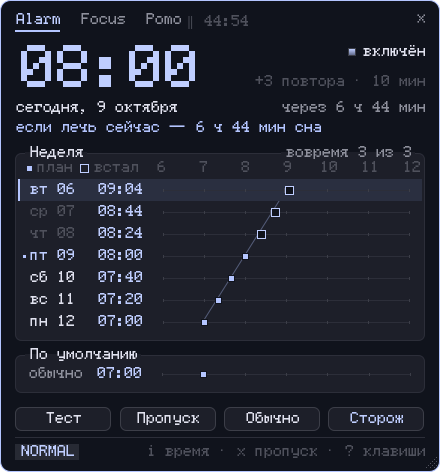
#> input picture assets/alarm-beta.png, 440 x 472 px
$ python pxocr.py ../../../assets/alarm-beta.png
#> lines starting #> are read from the running program, lines starting #| are printed output that depends on the picture; after the words box and inside, x2 and y2 are one past the last pixel; in counts of white or black regions, pixels touching at a corner belong together
### .config/hypr/scripts/pxocr_frac.py
#!/usr/bin/env python3
"""Запасное чтение PxPlus: дробная сетка, сглаживание, курсив, разные сетки в строке.

    pxocr_frac.py снимок.png       -> текст в stdout, оценка в stderr; код 1 — не уверен

Зачем (30.10.2026, просьба: «мне нужно копировать не только в терминале… в браузере
или в других окнах — там тоже нужны точные совпадения»). pxocr.py считает, что края
точек шрифта прижаты к пикселям (хинтинг). Браузер и kitty рисуют PxPlus без хинтинга:
при 13 px точка шрифта — 1.625 px, края размыты сглаживанием, курсив — наклон 1/4.
На таком снимке pxocr отказывался, и в буфер шёл tesseract.

Как. Закраска — расстояние цвета от фона, делённое на местный максимум (цветные
куски строки читаются одинаково). Точка шрифта = средняя закраска её прямоугольника
с дробными краями (интегральное изображение с интерполяцией). Сетка (масштаб, шаг
клетки, наклон, сдвиг) подбирается так, чтобы закраска точек была ближе к 0 или 1, а
первый столбец каждой клетки пуст. Курсив выпрямляется сдвигом рядов (0.25 — Skia,
0.2126 — FreeType). Строка режется на куски по просветам шире 1.6 клетки: у колонок
таблицы и подписи с числом справа своя сетка. Клетки сверяются с растрами pxocr
(Хэмминг); значок у края куска отбрасывается, но если так потеряно больше
LOST_MAX закраски — отказ.

Замер 30.10.2026 (Helium, 12–24 px × обычный/цветной/курсив/подчёркнутый): 99.4 %
символов, 0.6–2.5 с; Noto Sans/Serif, Inter, JetBrains Mono, Cozette — отказ.
"""
import os
import sys
import time

import numpy as np
from PIL import Image

sys.path.insert(0, os.path.dirname(os.path.abspath(__file__)))
import pxocr as P  # noqa: E402

CW, CH = P.CW, P.CH
SKEWS = (0.0, 0.25, 0.2126)
MAX_ERR = 0.8          # средняя ошибка (бит на клетку), чтобы поверить
TIME_BUDGET = 3.5      # секунд; дольше — отказ
FOREIGN = 0.8          # не прочитано больше — чужой шрифт (Noto, Inter, Cozette: 96–99 %)
HINTED_ERR = 0.5      # такая ошибка — знак pxocr.py сперва попробовать целую сетку
FOREIGN_ERR = 99.0     # такая ошибка — знак pxocr.py не тратить время на целую сетку
EDGE_BAD = 4          # клетка с таким расхождением с любой буквой — не буква


def fg_distance(img):
    a = np.asarray(img.convert("RGB"), dtype=np.float64)
    q = (a // 8).astype(np.int64)
    key = (q[..., 0] << 10) | (q[..., 1] << 5) | q[..., 2]
    vals, cnt = np.unique(key, return_counts=True)
    bg = a[key == vals[cnt.argmax()]].mean(axis=0)
    return np.sqrt(((a - bg) ** 2).sum(axis=2))


def bands_of(ink):
    """Полосы строк. Строки, где закрашено всего пару точек (рамка окна, вертикальная
    черта), полосы не склеивают: ядро — ряды гуще порога, края добираются до пустоты."""
    cnt = ink.sum(axis=1)
    thr = max(2, 0.04 * cnt.max())
    cores, start = [], None
    for y, v in enumerate(cnt > thr):
        if v and start is None:
            start = y
        elif not v and start is not None:
            cores.append([start, y])
            start = None
    if start is not None:
        cores.append([start, len(cnt)])
    # верх строки с редкими точками (выносные у «З», «h») мог отколоться в тонкое
    # ядро — прирастить его к соседу, если между ними нет пустого ряда
    if cores:
        hmax = max(b - a for a, b in cores)
        n = 0
        while n < len(cores):
            a, b = cores[n]
            if b - a < 0.45 * hmax:
                if n + 1 < len(cores) and cnt[b:cores[n + 1][0]].all():
                    cores[n + 1][0] = a
                    del cores[n]
                    continue
                if n and cnt[cores[n - 1][1]:a].all():
                    cores[n - 1][1] = b
                    del cores[n]
                    continue
            n += 1
    # края добираются до пустого ряда, но не дальше середины просвета и не больше
    # половины высоты: рамка окна или фон под полупрозрачной плашкой дают «чернила»
    # в каждом ряду и иначе тянули полосу до соседней строки
    floor = cnt.min()                      # столько дают вертикальные рамки в любом ряду
    orig = [tuple(c) for c in cores]
    for n, (a, b) in enumerate(orig):
        lo = (orig[n - 1][1] + a) // 2 if n else 0
        hi = (b + orig[n + 1][0] + 1) // 2 if n + 1 < len(orig) else len(cnt)
        reach = max(2, int(0.5 * (b - a)))
        lo, hi = max(lo, a - reach), min(hi, b + reach)
        while a > lo and cnt[a - 1] > floor:
            a -= 1
        while b < hi and cnt[b] > floor:
            b += 1
        cores[n] = [a, b]
    return [tuple(c) for c in cores]


def run_max(v, r):
    pad = np.concatenate((np.zeros(r), v, np.zeros(r)))
    return np.lib.stride_tricks.sliding_window_view(pad, 2 * r + 1).max(axis=1)


def band_level(sub, r=10):
    """Закраска 0..1: расстояние от фона, делённое на местный максимум."""
    colmax = run_max(sub.max(axis=0), r)
    lv = np.clip(sub / np.maximum(colmax, 1.0)[None, :], 0.0, 1.0)
    lv[:, colmax < 25] = 0.0
    return lv


# [84 lines left out: functions unshear, integral, lerp_idx, coverage, align, read_cells, not called in this run]


def prepare(path):
    img = Image.open(path)
    d = fg_distance(img)
    thr = max(25.0, 0.15 * np.percentile(d, 99.5))
    bands = bands_of(d > thr)
    if not bands:
        return []
    hmax = max(b - a for a, b in bands)
    out = []
    for yt, yb in bands:
        if yb - yt < 0.45 * hmax:              # подчёркивания, рамки, полоски
            continue
        pad = yb - yt
        lv = band_level(d[yt:yb])
        lv = np.pad(lv, ((pad, pad), (0, 0)))
        out.append((yt, yb, lv, pad))
    return out


# [9 lines left out: function scale_cands, not called in this run]


PITCH_EXTRA = (1, 2, 3, 4)      # межбуквенный интервал, пикселей


# [68 lines left out: functions geometry, segments, read_segment, not called in this run]


SEG_MAX_ERR = 1.5        # кусок с большей ошибкой — не текст этим шрифтом (значок, картинка)
LOST_MAX = 0.15          # столько закраски можно потерять на таких кусках, не больше


# [31 lines left out: functions read_band, join_parts, not called in this run]


def read(path, debug=False):
    t0 = time.time()
    bands = prepare(path)
    if not bands:
        return None, "пусто", 9.0
    tmpl = P.templates()[:3]
    # сетка — по самой «чернильной» полосе; строка, которая с ней не читается
    # (заголовок крупнее, подпись мельче), ищет свою
    common = geometry(max(bands, key=lambda b: b[2].sum()), debug)
    rows, esum, n, lost, scales = [], 0.0, 0, 0.0, set()
    for band in bands:
        if time.time() - t0 > TIME_BUDGET:
            return None, "долго (%.2f с)" % (time.time() - t0), 9.0
        got = None
        for tries in (common, None):
            if tries is None:
                if got and got[0] <= 1.0:
                    break
                tries = geometry(band, debug)
            for _, s, pitch in tries:
                r = read_band(band, s, pitch, tmpl)
                if got is None or r[0] < got[0]:
                    got = r + (s, pitch)
                if got[0] <= 0.3:
                    break
            if got[0] <= 0.3:
                break
        sc, parts, es, nn, ls, s, pitch = got
        if debug:
            print("  полоса %d-%d x%.3f шаг %.3g кусков %d оценка %.2f"
                  % (band[0], band[1], s, pitch, len(parts), sc), file=sys.stderr)
        lost += ls
        if parts:
            rows.append((parts, pitch))
            scales.add(s)
            esum += es
            n += nn
    total = sum(b[2].sum() for b in bands)
    share = lost / max(total, 1e-9)
    if not n:
        return None, "разбора нет (%.2f с)" % (time.time() - t0), FOREIGN_ERR
    err = esum / n
    x_base = min(p[0][0] for p, _ in rows)
    lines = [P.resolve(join_parts(p, pitch, x_base)).rstrip() for p, pitch in rows]
    kept = [l for l in lines if l.strip()]
    indent = min((len(l) - len(l.lstrip(" ")) for l in kept), default=0)
    text = "\n".join(l[indent:] for l in kept)
    note = "дробная сетка, ошибка %.2f, не прочитано %.0f%%, %.2f с" % (
        err, share * 100, time.time() - t0)
    if share > FOREIGN:
        return None, note, FOREIGN_ERR
    if err > MAX_ERR or share > LOST_MAX or not text:
        return None, note, err
    # Масштаб, кратный половине пикселя (12 px = 1.5, 16 px = 2), — у GTK это хинтинг:
    # края точек прижаты к пикселям, и целая сетка pxocr там точнее (запятые
    # в 1–2 пикселя дробная теряет). Пусть pxocr.py попробует первым.
    if all((2 * s).is_integer() for s in scales):
        err = max(err, HINTED_ERR)
    return text, note, err


# [6 lines that do not run on import are left out]

### .config/hypr/scripts/pxocr.py
#!/usr/bin/env python3
"""Чтение экранного текста точным совпадением с растрами шрифта PxPlus.

    pxocr.py снимок.png            -> текст в stdout, оценка в stderr; код 1 — не уверен

Зачем. Системный шрифт рабочего стола — PxPlus HP 100LX 6x8, растровый: буква
занимает сетку 6x8 точек. GTK/Qt/kitty рисуют его без сглаживания на целой
сетке (проверено 23.09.2026: подпись GTK в 12 pt — 2 уровня серого, клетка
12x16 px), браузер — на дробной (14 px = 1.75 точки на точку шрифта, 28 px =
3.5) и со сглаженными краями. Обычные распознаватели на таком шрифте гадают
(tesseract 87 %, RapidOCR 80 %: у «y» и «u» нет различающих пикселей для
модели, обученной на печатных шрифтах). А угадывать незачем: достаточно
сравнить каждую клетку с растрами самого шрифта — они извлекаются из того же
TTF (Pillow при 8 px даёт их точь-в-точь).

Как. Снимок бинаризуется (порог Оцу, текст — меньшинство; серая степень
закраски между фоном и текстом сохраняется), строки ищутся по горизонтальной
проекции. Масштаб s (пикселей на точку шрифта) и сдвиг сетки по x находит
разведка по профилю чернил столбцов опорной строки: первый столбец каждой
клетки в этом шрифте пуст, и при верных s и dx на эти столбцы приходится
почти ноль чернил. Вертикаль — отдельно: хинтинг прижимает к пикселям высоту
заглавных (7 строк) и строчных (5) независимо, поэтому перебираются пять
«зон». Точка шрифта горит при закраске ≥ 50 % её площади (интегральное
изображение), верхний ряд тянется на полстроки вверх за точками «i» и
крышечками «й». Клетки 6x8 сравниваются с шаблонами расстоянием Хэмминга
(48 бит, np.bitwise_count); ряды-обрывки в оценку не входят. Верим, если
средняя ошибка ≤ MAX_BITS и сошедшиеся клетки объясняют ≥ MIN_SHARE чернил;
иначе код 1, и ocr_copy.sh идёт к tesseract. Замер 23.09.2026: GTK 99.4 %,
Zen 12–28 px — 92–100 %, 11 px и чужие шрифты — отказ.

Одинаковые растры («a» латинская и «а» русская, «c»/«с», «p»/«р»…)
различаются по слову: какой письменности в слове больше однозначных букв,
та и берётся для двусмысленных; слово без однозначных — латиница. «—» и «-»
в этом шрифте один растр — читается дефис.
"""
import os
import sys
import time
import unicodedata

import numpy as np
from PIL import Image, ImageDraw, ImageFont

FONT = os.path.expanduser("~/.local/share/fonts/PxPlus_HP_100LX_6x8.ttf")
CW, CH = 6, 8                    # клетка шрифта в точках
MAX_BITS = 1.05                  # средняя ошибка на непустую клетку, чтобы поверить:
                                 # свой шрифт даёт 0.00–0.35 (GTK, Zen 12–28 px), при 15 px с
                                 # хинтингом — 1.02 при 92 % верного текста; чужой сглаженный
                                 # растр (ImageMagick) — 1.12 при 72 % — уже за порогом
SURE_BITS = 0.3                  # с такой ошибкой масштаб точно верный — дальше не ищем
MIN_CELLS = 2                    # меньше непустых клеток — не о чем говорить
MIN_SHARE = 0.6                  # доля чернил в сошедшихся клетках, чтобы поверить (свой шрифт 80–100 %)
TIME_BUDGET = 2.5                # секунд на весь перебор; дольше — отказ
FRAC_SURE = 0.1                  # ошибка дробной сетки, с которой ей верим без целой (свой шрифт 0.00–0.05)
STEP = 1 / 8                     # шаг масштаба: размеры в px кратны 1/8 точки
CYR = set("абвгдеёжзийклмнопрстуфхцчшщъыьэюяАБВГДЕЁЖЗИЙКЛМНОПРСТУФХЦЧШЩЪЫЬЭЮЯ")
LAT = set("abcdefghijklmnopqrstuvwxyzABCDEFGHIJKLMNOPQRSTUVWXYZ")
COMMON = LAT | CYR | set(" 0123456789.,:;!?-+=/\\()[]{}<>'\"@#$%^&*_~`|№«»…–—°€₽₸")
WEIGHTS = (np.uint64(1) << np.arange(CH * CW, dtype=np.uint64))


def pack(bits):
    """N x 48 bool → N uint64: сравнение клеток идёт одним XOR и подсчётом битов."""
    return (bits.astype(np.uint64) * WEIGHTS).sum(axis=1, dtype=np.uint64)


def templates():
    """(массив T uint64, список вариантов символа для каждого шаблона)."""
    font = ImageFont.truetype(FONT, CH)
    from fontTools.ttLib import TTFont
    cmap = TTFont(FONT).getBestCmap()
    groups = {}
    for cp in sorted(cmap):
        if cp < 32 or (unicodedata.category(chr(cp))[0] in "CZ" and cp != 32):
            continue
        ch = chr(cp)
        img = Image.new("1", (CW, CH), 0)
        ImageDraw.Draw(img).text((0, 0), ch, font=font, fill=1)
        bits = np.array(img, dtype=bool).reshape(-1)
        if not bits.any() and cp != 32:
            continue
        groups.setdefault(bits.tobytes(), []).append(ch)
    keys = list(groups)
    arr = np.array([np.frombuffer(k, dtype=bool) for k in keys])
    chars = [groups[k] for k in keys]
    # Редкие символы (ı без точки, надстрочные, значки) стоят на бит дороже:
    # иначе «i» с потерянной точкой читалась как «ı» — точное совпадение, но
    # не то, что на экране (Zen 22 px, 23.09.2026).
    penalty = np.array([0 if any(c in COMMON for c in cs) else 1 for cs in chars], dtype=np.uint8)
    # Краевые шаблоны: чернила только в двух верхних или двух нижних строках
    # клетки (¯ ˙ ¨ ˘ сверху, _ ¸ снизу). Ряд из них — не текст, а верхушки
    # или хвосты соседней строки, попавшие в свой ряд клеток («‾‾‾» над
    # словами в Zen, 23.09.2026).
    rows_ink = arr.reshape(-1, CH, CW).any(axis=2)
    marginal = np.array([bool(r.any()) and (not r[2:].any() or not r[:6].any()) for r in rows_ink])
    return pack(arr), chars, penalty, marginal


# [488 lines left out: functions binarize, bands, integral, edges, cells_of, match and 10 more, not called in this run]
#> in prepare, img is the input picture: PIL image 440x472 RGBA; mean R, G, B, A 33.6, 36.7, 48.3, 254.9
#> in fg_distance, `key = (q[..., 0] << 10) | (q[..., 1] << 5) | q[..., 2]`:
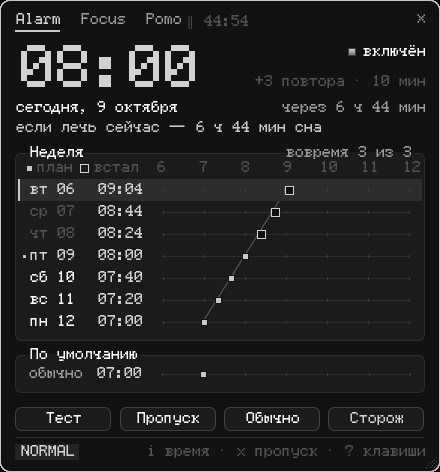
#> key: shape (472, 440) int64; min 0, max 29597, mean 4105.9; drawn with min black and max white
#> in fg_distance, `vals, cnt = np.unique(key, return_counts=True)`: vals = 100 values from 0 to 29597; cnt = 100 values, max 93913 at index 1, min 1 at index 7, mean 2076.8
#> in fg_distance, `bg = a[key == vals[cnt.argmax()]].mean(axis=0)`: bg = [16, 19, 28]
#> in prepare, `thr = max(25.0, 0.15 * np.percentile(d, 99.5))`: thr = 54.3
#> in bands_of, `cnt = ink.sum(axis=1)`: cnt = 472 values, max 428 at index 0, min 2 at index 9, mean 38.1
#> in bands_of, `thr = max(2, 0.04 * cnt.max())`: thr = 17.12
#> the loop in bands_of, `for y, v in enumerate(cnt > thr):` made 472 passes
#> v on passes 1 to 8: True, False, False, False, False, False, False, False
#> after the loop in bands_of, `for y, v in enumerate(cnt > thr):`: cores = [[0, 1], [13, 26], [30, 32], [45, 87], [101, 112], [122, 123], [124, 132], [147, 148], [149, 157], [161, 172], [183, 194], [205, 216], [227, 238], [249, 260], [271, 282], [293, 304], [315, 326], [351, 359], [367, 378], [407, 408], [412, 425], [430, 431], [445, 456]]; start = 471
#> in bands_of, `hmax = max(b - a for a, b in cores)`: hmax = 42
#> the loop in bands_of, `while n < len(cores):` made 24 passes
#> (a, b) on passes 1 to 8: (0, 1), (0, 26), (30, 32), (30, 87), (101, 112), (101, 123), (124, 132), (124, 148)
#> after the loop in bands_of, `while n < len(cores):`: cores = [[0, 26], [30, 87], [101, 123], [124, 148], [149, 172], [183, 216], [227, 260], [271, 304], [315, 359], [367, 408], [412, 431], [445, 472]]; n = 12
#> in bands_of, `floor = cnt.min()`: floor = 2
#> in bands_of, `orig = [tuple(c) for c in cores]`: orig = [(0, 26), (30, 87), (101, 123), (124, 148), (149, 172), (183, 216), (227, 260), (271, 304), (315, 359), (367, 408), (412, 431), (445, 472)]
#> the loop in bands_of, `for n, (a, b) in enumerate(orig):` made 12 passes
#> (lo, hi, reach) on passes 1 to 8: (0, 28, 13), (28, 94, 28), (94, 124, 11), (123, 149, 12), (148, 178, 11), (177, 222, 16), (221, 266, 16), (265, 310, 16)
#> after the loop in bands_of, `for n, (a, b) in enumerate(orig):`: cores = [[0, 28], [30, 88], [101, 124], [123, 149], [148, 173], [179, 222], [221, 266], [265, 310], [309, 361], [367, 410], [412, 431], [445, 472]]
#> in prepare, `bands = bands_of(d > thr)`: bands = [(0, 28), (30, 88), (101, 124), (123, 149), (148, 173), (179, 222), (221, 266), (265, 310), (309, 361), (367, 410), (412, 431), (445, 472)]
#> in prepare, `hmax = max(b - a for a, b in bands)`: hmax = 58
#> the loop in prepare, `for yt, yb in bands:` made 12 passes
#> (yt, yb) on passes 1, 2, 6, 7, 8, 9, 10, 12: (0, 28), (30, 88), (179, 222), (221, 266), (265, 310), (309, 361), (367, 410), (445, 472)
#> pass 1, in band_level, `lv = np.clip(sub / np.maximum(colmax, 1.0)[None, :], 0.0, 1.0)`:
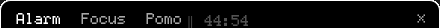
#> lv: shape (28, 440) float64; min 2.31e-06, max 1, mean 0.0747
#> pass 1, in prepare, `lv = np.pad(lv, ((pad, pad), (0, 0)))`:
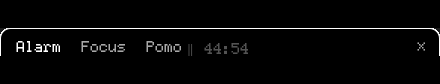
#> lv: shape (84, 440) float64; min 0, max 1, mean 0.0249
#> pass 2, in band_level (call 2), `lv = np.clip(sub / np.maximum(colmax, 1.0)[None, :], 0.0, 1.0)`:
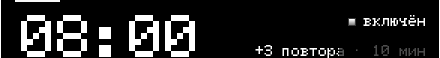
#> lv: shape (58, 440) float64; min 2.18e-06, max 1, mean 0.146
#> after the loop in prepare, `for yt, yb in bands:`: out = 8 items
    except Exception as e:                       # запасной путь не должен ронять основной
        ftext, fnote, ferr = None, "дробная сетка: %s" % e, 9.0
    if ftext is not None and ferr <= FRAC_SURE:
        print(fnote, file=sys.stderr)
        sys.stdout.write(ftext)
        return 0
    if ferr >= 99:                               # чужой шрифт (pxocr_frac.FOREIGN_ERR): сразу к tesseract
        print(fnote, file=sys.stderr)
        return 1
    text, note = recognize(sys.argv[1])
#> in binarize, `hist, _ = np.histogram(g, bins=256, range=(0, 256))`: hist = 256 values, max 93881 at index 19, min 0 at index 1, mean 811.2
#> in binarize, `p = hist / hist.sum()`: p = 256 values, max 0.452 at index 19, min 0 at index 1, mean 0.00391
#> in binarize, `w0 = np.cumsum(p)`: w0 = 256 values from 0.000327 to 1
#> in binarize, `m = np.cumsum(p * np.arange(256))`: m = 256 values from 0 to 37.25
#> in binarize, `mt = m[-1]`: mt = 37.25
#> in binarize, `var = (mt * w0 - m) ** 2 / (w0 * (1 - w0))`: var = 256 values, max 1379.2 at index 104, min 2.27e-13 at index 227, mean 882.3
#> in binarize, `t = int(np.nanargmax(var))`: t = 104
#> in binarize, `ink = g > t`:
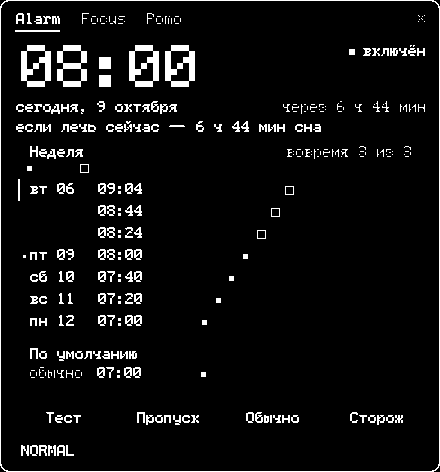
#> ink: shape (472, 440) bool; 6.1% white; 317 white regions (135 under 20 px), largest, box (x1, y1, x2, y2) and area: (0, 0, 440, 472) 1828, (21, 45, 51, 87) 684, (129, 45, 159, 87) 684
#> in binarize, `bg, fg = np.median(g[~ink]) if (~ink).any() else 0.0, np.median(g[ink])`: bg = 32; fg = 199
#> in binarize, `level = np.clip((g - bg) / max(fg - bg, 1.0), 0.0, 1.0)`:
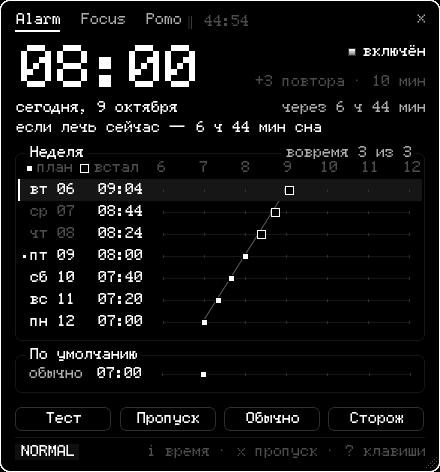
#> level: shape (472, 440) float64; min 0, max 1, mean 0.0646
    if text is None and ftext is not None:
        text, note = ftext, fnote
    print(note, file=sys.stderr)
    if text is None:
        return 1
    sys.stdout.write(text)
    return 0


if __name__ == "__main__":
#> (the run stopped early here; a loop or call above may not have finished)
